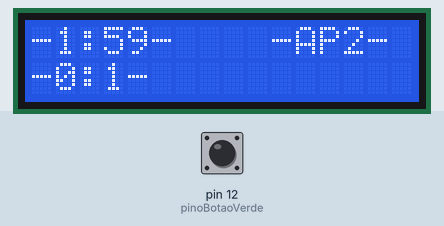
Bench run of a sketch on a simulated Arduino Uno, built with avr-gcc and run on an emulated ATmega328P. Parts: 16×2 character LCD. The test bench sets the inputs (shaded band); at power-on: pin 12 (pinoBotaoVerde) HIGH. What the sketch prints to the serial monitor is not drawn.

Above: at 1.2 s.
1.3 s: pin 12 (pinoBotaoVerde) pulled LOW for 3.2 s
At 4.78 s:
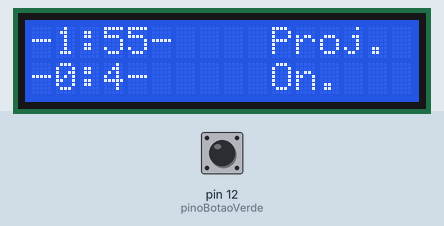
5.1 s: pin 12 (pinoBotaoVerde) pulled LOW for 0.15 s
At 5.15 s:
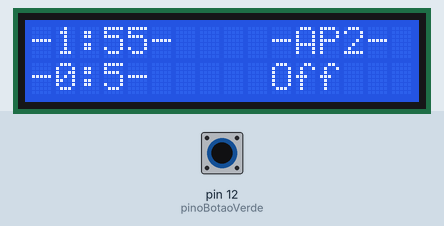
5.8 s: pin 12 (pinoBotaoVerde) pulled LOW for 1 s
At 6.9 s:
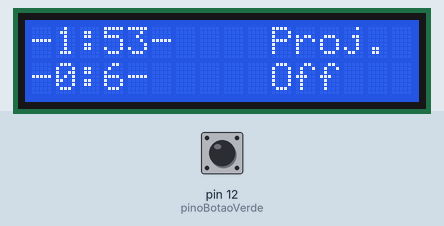
7.4 s: pin 12 (pinoBotaoVerde) pulled LOW for 0.15 s
Timing chart, 0 to 9.1 s (numbered marks = the images above; inputs shaded):
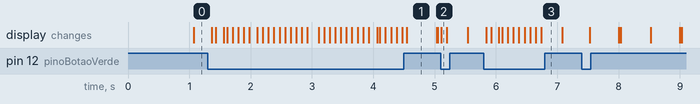

The sketch:

FreeRTOSV1.ino
```cpp
/*Possíveis erros do arduino:
  Stack Overflow: Ocorre quando se excede a capacidade da pilha de uma tarefa.
  Neste caso o led pisca lentamente. Verifique o tamanho das pilhas das tarefas
  e aumente a que demandar mais memória.

  Falha de Heap: Ocorre quando não se consegue alocar memória dinamicamente.
  Neste caso o led pisca rapidamente. Verifique as tarefas,
  tente reduzir as pilhas das tarefas mais simples
  (não exigem muita memória) ou diminuir o número de tarefas.
*/

//Inclusão das bibliotecas
#include "Arduino_FreeRTOS.h"
#include "task.h"
#include "semphr.h"

#include <LiquidCrystal.h>
#include <math.h>

//Porta serial
#define SEND_GANTT  1

//LCD
const int rs = 8, en = 9, d4 = 4, d5 = 5, d6 = 6, d7 = 7;
LiquidCrystal lcd(rs, en, d4, d5, d6, d7);

//Button
const int pinoBotaoVerde = 12;

//Tasks
TaskHandle_t        timerTaskH;
TaskHandle_t        cronometroTaskH;
TaskHandle_t        saudacaoAutomaticaTaskH;
TaskHandle_t        saudacaoManualTaskH;

//Mutex - capacidade da serial - mutex = uma tarefa por vez
SemaphoreHandle_t   SerialMutex;

//Elementos para o temporizador
boolean desativarTemporizador = false;
int minutoTemporizador = 1, segundoTotalTemporizador = 59;
int segundoTemporizador, ultimoTempoTemporizador;
unsigned long salvarTempoTemporizador = millis(), proximoSegundoTemporizador;

//Elementos para cronometro
int segundosCronometro;
unsigned long millisBaseCronometro = millis();
int minutosCronometro = 0;

//Exibicao das informacoes no monitor serial e administracao da utilizacao da porta serial
void sendGantt(const char *name, unsigned int stime, unsigned int etime) {
  if (xSemaphoreTake(SerialMutex, portMAX_DELAY) == pdTRUE) { //Solicita Mutex
    Serial.print("\t\t");
    Serial.print(name);
    Serial.print(": ");
    Serial.print(stime);
    Serial.print(", ");
    Serial.println(etime);
    xSemaphoreGive(SerialMutex);                            //Libera Mutex
  }
}

void setup() {
  //Inicializa LCD
  lcd.begin(16, 2);

  //Configura o botao
  pinMode(pinoBotaoVerde, INPUT_PULLUP);

  //Inicializa Serial
  Serial.begin(9600);
  Serial.print("1s is ");
  Serial.print(configTICK_RATE_HZ);
  Serial.print(" ticks at ");
  Serial.print(F_CPU);
  Serial.print(" Hz\n\n");
#if (defined(SEND_GANTT) && (SEND_GANTT==1))
  Serial.println("gantt\n\tdateFormat x\n\ttitle A gant diagram");
#endif

  SerialMutex = xSemaphoreCreateMutex();

  //Cria tarefa timerTask
  xTaskCreate(timerTask,            //Funcao
              "timerTask",          //Nome
              180,                //Pilha
              NULL,               //Parametro
              1,                  //Prioridade
              &timerTaskH);

  //Cria tarefa cronometroTask
  xTaskCreate(cronometroTask,
              "cronometroTask",
              180,
              NULL,
              1,
              &cronometroTaskH);

  //Cria tarefa saudacaoAutomaticaTask
  xTaskCreate(saudacaoAutomaticaTask,
              "saudacaoAutomaticaTask",
              128,
              NULL,
              2,
              &saudacaoAutomaticaTaskH);

  //Cria tarefa saudacaoManualTask
  xTaskCreate(saudacaoManualTask,
              "saudacaoManualTask",
              128,
              NULL,
              2,
              &saudacaoManualTaskH);
}

void loop() {
  // Nada é feito aqui, Todas as funções são feitas em Tasks
}

//Timer
void timerTask(void *arg) {
  unsigned int stime;

  while (1) {
    stime = millis();
    lcd.setCursor(0, 0);
    Temporizador(desativarTemporizador); //Chama a funcao do temporizador
    vTaskDelay(pdMS_TO_TICKS(500));                //Espera 0.5s
#if (defined(SEND_GANTT) && (SEND_GANTT==1))
    sendGantt("Timer", stime, millis());         //Envia Informações pela Serial
#endif
  }
  //O codigo nunca deve chegar aqui
  vTaskDelete(NULL);      //Deleta a Task atual
}

//Cronometro
void cronometroTask(void *arg) {
  unsigned int stime;

  while (1) {
    stime = millis();
    Cronometro(); //Chama o a funcao cronometro
    vTaskDelay(pdMS_TO_TICKS(500));                //Espera 0.5s
#if (defined(SEND_GANTT) && (SEND_GANTT==1))
    sendGantt("Cronometro", stime, millis());         //Envia Informações pela Serial
#endif
  }
  //O codigo nunca deve chegar aqui
  vTaskDelete(NULL);      //Deleta a Task atual
}

//Saudacao automatica
void saudacaoAutomaticaTask(void *arg) {
  unsigned int stime;

  while (1) {
    stime = millis();
    lcd.setCursor(10, 0);
    lcd.print("Proj.");
    vTaskDelay(pdMS_TO_TICKS(1000));                //Espera 0.5s
    lcd.setCursor(10, 0);
    lcd.print("-AP2-");
    vTaskDelay(pdMS_TO_TICKS(1000));
#if (defined(SEND_GANTT) && (SEND_GANTT==1))
    sendGantt("Saudacao Automatica", stime, millis());         //Envia Informações pela Serial
#endif
  }
  //O codigo nunca deve chegar aqui
  vTaskDelete(NULL);      //Deleta a Task atual
}

//Saudacao manual
void saudacaoManualTask(void *arg) {
  unsigned int stime;

  while (1) {
    stime = millis();
    if (digitalRead(pinoBotaoVerde) == LOW) {
      lcd.setCursor(10, 1);
      lcd.print("On.");
    }
    vTaskDelay(pdMS_TO_TICKS(100));
    if (digitalRead(pinoBotaoVerde) == LOW) {
      lcd.setCursor(10, 1);
      lcd.print("Off");
    }
    vTaskDelay(pdMS_TO_TICKS(100));
#if (defined(SEND_GANTT) && (SEND_GANTT==1))
    sendGantt("Saudacao Manual", stime, millis());
#endif
  }
  //O codigo nunca deve chegar aqui
  vTaskDelete(NULL);      //Deleta a Task atual
}
```

Cronometro.ino
```cpp
boolean Cronometro () {

  segundosCronometro = ((millis() - millisBaseCronometro) / 1000);

  lcd.setCursor(0, 1);
  lcd.print("-");
  lcd.print(minutosCronometro);
  lcd.print(":");
  lcd.print(segundosCronometro);
  lcd.print("-");

  if (segundosCronometro > 59) {

    ++minutosCronometro;
    millisBaseCronometro = millis();

  }
}
```

Temporizador.ino
```cpp
boolean Temporizador (boolean desativado) {

  proximoSegundoTemporizador = salvarTempoTemporizador + 1000;

  segundoTemporizador = segundoTotalTemporizador - ultimoTempoTemporizador;
  lcd.setCursor(0, 0);
  lcd.print("-");
  lcd.print(minutoTemporizador);
  lcd.print(":");
  lcd.print(segundoTemporizador);
  lcd.print("-");

  if (segundoTemporizador <= 0) {
    //   minutoTemporizador = minutoTemporizador - 1;

    if (minutoTemporizador == 0 && segundoTemporizador <= 0) {
      //  lcd.clear();
      lcd.setCursor(0, 0);
      lcd.print("Acabou!");
      return true;
    }

    minutoTemporizador = minutoTemporizador - 1;
    segundoTotalTemporizador = 60;
    ultimoTempoTemporizador = 0;

  }

  if (millis() >= proximoSegundoTemporizador) {
    ++ultimoTempoTemporizador;
    salvarTempoTemporizador = proximoSegundoTemporizador;
  }
}
```

Measured:
- after the input at 1.3 s, the display: first changes after 0.07 s (image 1 shows a later state)
- after the input at 5.1 s, the display: changes at once (image 2)
- after the input at 5.8 s, the display: first changes at once (image 3 shows a later state)
- what the display in image 1 shows lasts 0.5 s, from 4.5 s to 5.0 s
